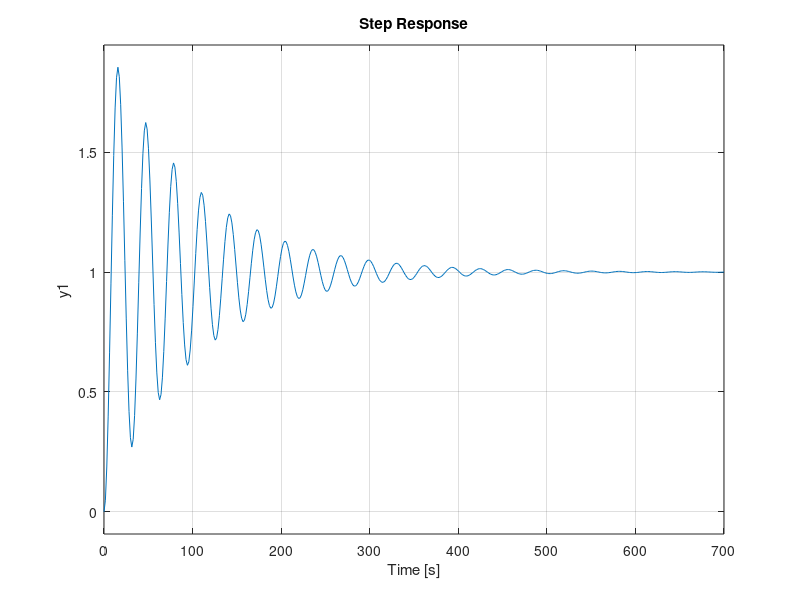

MATLAB code to generate this figure:
%Find System Specs, second order system

%T = wn^2 / (s^2 + 2*z*wn*s + wn^2)

%Enter denominator,  sys = [1, 2*z*wn, wn^2]

format long g

num = [1];
den = [1, 4, 10];

wn = sqrt(den(3));

z = den(2)/(2*wn);


%Display
natural_freq = wn
damping_ratio = z

rise_time_1 = 2.2 / (z*wn)
rise_time_2 = (1.76*z^3 - 0.417*z^2 + 1.039*z + 1) %fancy
%https://courses.engr.illinois.edu/ece486/lab/estimates/estimates.html

settle_time = 4 / (z*wn)

peak_time = pi / (wn*sqrt(1 - (z^2)))

percent_os = exp(-(z*pi / (sqrt(1 - (z^2))))) * 100

systf = tf(num,den)
step(systf)

%%
%enter percent overshoot & Tp, get out damping ratio
OS = 20;
T_p = 4;

z = (-log(OS/100))/(sqrt(pi^2+log(OS/100)^2))

w_n = pi/(T_p*sqrt(1-z^2))

%%

%Graph
%systf = tf([num],[den])

num = [0.04];
den = [1,0.02,0.04]
systf = tf(num,den)
step(systf)
